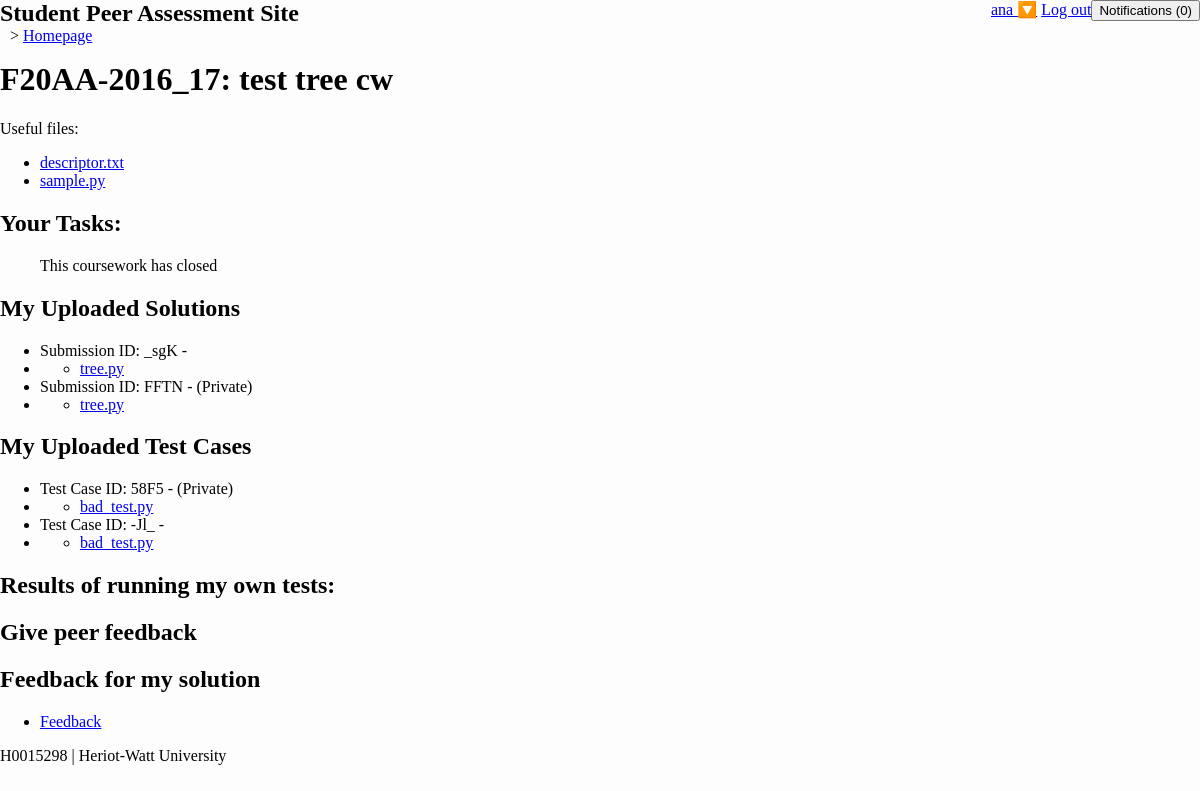
Screenshot of /student/cw/wuMw (signed in) with the database file from the repository.
### student/models.py (models this page shows)
class Coursework(m.Model):
    id = m.SlugField(max_length=4, primary_key=True)
    name = m.CharField(max_length=128)
    course = m.ForeignKey(Course, m.CASCADE)
    state = m.CharField(max_length=1,
                        choices=CourseworkState.POSSIBLE_STATES,
                        default=CourseworkState.INVISIBLE)
    file_pipe = m.CharField(max_length=128)
    test_pipe = m.CharField(max_length=128)
    def is_visible(self):
        return self.state != CourseworkState.INVISIBLE

class Course(m.Model):
    name = m.CharField(max_length=128)
    code = m.SlugField(max_length=32, primary_key=True)

class Submission(m.Model):
    id = m.SlugField(max_length=4, primary_key=True)
    coursework = m.ForeignKey(Coursework, m.CASCADE)
    creator = m.ForeignKey(User, m.CASCADE)
    type = m.CharField(max_length=1, choices=SubmissionType.POSSIBLE_TYPES)
    private = m.BooleanField()

class TestMatch(m.Model):
    id = m.SlugField(max_length=4, primary_key=True)
    test = m.ForeignKey(Submission, m.CASCADE, related_name="tm_test_sub")
    solution = m.ForeignKey(Submission, m.CASCADE, related_name="tm_sol_sub")
    result = m.ForeignKey(Submission, m.CASCADE, null=True, related_name="tm_res_sub")
    feedback = m.ForeignKey(Submission, m.CASCADE, null=True, related_name="tm_fdbk_sub")
    teacher_feedback = m.ForeignKey(Submission, m.CASCADE, null=True, related_name="tm_tfdbk_sub")
    error_level = m.IntegerField(null=True)
    coursework = m.ForeignKey(Coursework, m.CASCADE, related_name="tm_cw")
    initiator = m.ForeignKey(User, m.CASCADE, related_name="tm_init")
    marker = m.ForeignKey(User, m.CASCADE, null=True, related_name="tm_marker")
    waiting_to_run = m.BooleanField()
    visible_to_developer = m.BooleanField()

### student/views.py (the view)
# urls.py: url('cw/(?P<cw>[0-9a-zA-Z\-_]*)', views.detail_coursework, name='cw'),
@login_required()
def detail_coursework(request, cw=None):
    if cw is None or cw == "":
        available = retrieve_coursework(request)
        return render(request, 'student/choose_coursework.html', {'courseworks': available})
    return single_coursework(request, cw)

### student/helper.py (called while the page is built)
def get_test_match_for_developing(user, coursework):
    initiated = m.TestMatch.objects.filter(coursework=coursework, initiator=user)
    chosen = []
    for tm in initiated:
        if tm.solution.creator == user:
            chosen.append(tm)
    return chosen

def get_test_match_for_developer(user, coursework):
    visibles = m.TestMatch.objects.filter(coursework=coursework, visible_to_developer=True)
    chosen = []
    for tm in visibles:
        if tm.solution.creator == user:
            chosen.append(tm)
    return chosen

def get_files(submission):
    files = m.File.objects.filter(submission=submission)
    list_files = []
    for file in files:
        list_files.append(file.file.name.split('/')[::-1][0])
    return list_files

### student/permission.py (called while the page is built)
def can_view_coursework(user, coursework):
    is_enrolled = m.EnrolledUser.objects.filter(login=user).filter(course=coursework.course)
    if is_enrolled.count() != 1:
        return False
    return True if is_teacher(user) else coursework.is_visible()

def is_teacher(user):
    teacher_group = Group.objects.get(name="teacher")
    return teacher_group in user.groups.all()

### templates/student/detail_coursework.html (shortened to what this page needs)
{% extends "student/base.html" %}
{% block content %}
    <h1>{{ cw.course.code }}: {{ cw.name }}</h1>
    <p>Useful files: <a href="{{ cw.descriptor }}">{{ cw.descriptor }}</a> </p>
    <ul>
    {% for sub, files in descriptors %}
        {% for file in files %}
        <li><a href="{% url 'show_file' sub.id file %}">{{ file }}</a></li>
        {% endfor %}
    {% endfor %}
    </ul>
    <h2>Your Tasks:</h2>
    <ul>
    {% if not subs_open and not feedback_open %}
        This coursework has closed
    {% endif %}
    </ul>
    <h2>My Uploaded Solutions</h2>
    <ul>
    {% for sub, files in solutions %}
        <li>Submission ID: {{ sub.id }} - {% if sub.private %}(Private){% else %}{% if subs_open %}<button>(Set as final)</button>{% endif %}{% endif %}</li>
        <li><ul>
        {% for f in files%}
            <li><a href="{% url 'render_file' sub.id f %}">{{ f }}</a></li>
        {% endfor %}
        </ul></li>
    {% endfor %}
    </ul>
    <h2>My Uploaded Test Cases</h2>
    <ul>
    {% for sub, files in tests %}
        <li>Test Case ID: {{ sub.id }} - {% if sub.private %}(Private){% else %}{% if subs_open %}<button>(Set as final)</button>{% endif %}{% endif %}</li>
        <li><ul>
        {% for f in files%}
            <li><a href="{% url 'render_file' sub.id f %}">{{ f }}</a></li>
        {% endfor %}
        </ul></li>
    {% endfor %}
    </ul>
    {% if subs_open %}
    <h2>Run your own test cases</h2>
    <a href="">A test against the oracle</a><p></p>
    <a href="">A test against oe of my solutions</a><p></p>
    <p>Results of running my own tests:</p>
    {% else %}
    <h2>Results of running my own tests:</h2>
    {% endif %}
    <h2>Give peer feedback</h2>
    <h2>Feedback for my solution</h2>
    <ul>
    {% for tm in developed %}
        <li><a  href="{% url 'feedback' tm.id %}">Feedback</a></li>
    {% endfor %}
    </ul>
{% endblock %}

### templates/student/base.html (shortened to what this page needs)
{% load static %}
<!DOCTYPE html>
<html lang="en">
<head>
    <link rel="stylesheet" type="text/css" href="{% static "student/css/main.css" %}" />
    <link rel="stylesheet" type="text/css" href="{% static "student/css/feedback.css" %}" />
    <link rel="stylesheet" type="text/css" href="{% static "student/css/notify_box.css" %}" />
</head>
<body>
    {% block header %}
        <nav>
            <div id="nav_title">
                <h1>{% block headertitle %}Student Peer Assessment Site{% endblock %}</h1>
                <div id="breadcrumbs">
{% block crumbs %}{% for title, url in crumbs %}<span> &gt; <a href="{{ url }}">{{ title }}</a></span>{% endfor %}{% endblock %}</div>
            </div>
            <button id="note_count" onclick="toggle_notes_status()">Notifications (0)</button>
            {% if request.user %}
                <div id="userMenu">
                    <a href="#userMenu">{{ request.user }} 🔽</a>
                    <a href="{% url 'logout'%}">Log out</a>
                </div>
            {% else %}
                <div id="userMenu"><a href="#userMenu">Not logged in</a></div>
            {% endif %}
        </nav>
    {% endblock %}
    <main>
        {% block content %}{% endblock %}
    </main>
    {% block footer %}
        <footer>H0015298 | Heriot-Watt University</footer>
    {% endblock %}
</body>
</html>

### student/static/student/css/main.css (style rules this page uses)
html, body { padding: 0; margin: 0 auto; background: #fdfdfd; font-family: Georgia, 'Nimbus Roman No9 L', serif; min-height: 100%; width: 100%; max-width: 1800px; }
nav { width: 100%; height: 40px; margin-bottom: 15px; }
#nav_title { float: left; margin: 0; height: 40px; }
#nav_title h1 { margin: 0; }
#nav_title div { float: left; margin-left: 10px; }
nav div { float: right; }
footer { margin-top: 15px; width: 100%; height: 20px; }
main { height: calc(100% - 40px - 20px) }

### student/static/student/css/notify_box.css (style rules this page uses)
#note_count { float: right; }

### rows the page displays
Coursework: course.code "F20AA-2016_17", name "test tree cw"
Submission: files "descriptor.txt" "sample.py"
Submission: id "_sgK", files "tree.py"
Submission: id "FFTN", private "(Private)", files "tree.py"
Submission: id "58F5", private "(Private)", files "bad_test.py"
Submission: id "-Jl_", files "bad_test.py"

### other values shown
{{ title }} "Homepage"
{{ request.user }} "ana"
